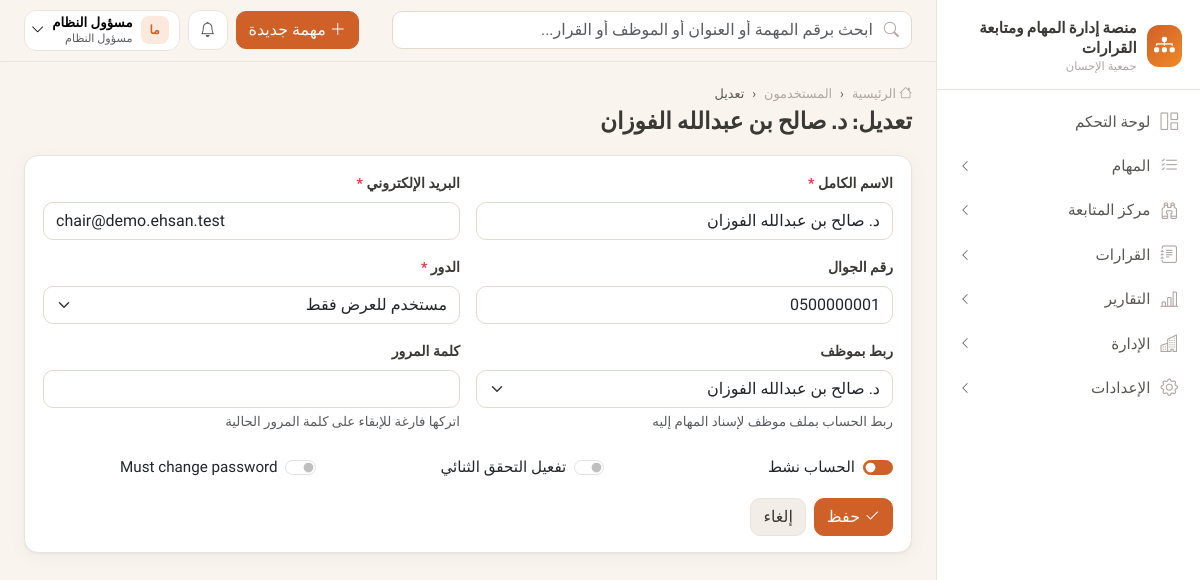
Screenshot of /accounts/users/2/ (signed in) with the database file from the repository.
### apps/accounts/models.py (models this page shows, shortened)
class User(AbstractBaseUser, PermissionsMixin):
    email = models.EmailField("البريد الإلكتروني", unique=True)
    phone = models.CharField("رقم الجوال", max_length=20, unique=True, null=True, blank=True)
    full_name = models.CharField("الاسم الكامل", max_length=150)
    role = models.ForeignKey(Role, verbose_name="الدور", on_delete=models.PROTECT, null=True, related_name="users")
    is_active = models.BooleanField("الحساب نشط", default=True)
    is_staff = models.BooleanField(default=False)
    date_joined = models.DateTimeField(default=timezone.now)
    failed_login_count = models.PositiveSmallIntegerField(default=0)
    locked_until = models.DateTimeField(null=True, blank=True)
    otp_enabled = models.BooleanField("تفعيل التحقق الثنائي", default=False)
    must_change_password = models.BooleanField(default=False)
    objects = UserManager()
    USERNAME_FIELD = "email"
    EMAIL_FIELD = "email"
    REQUIRED_FIELDS = ["full_name"]
    class Meta:
        db_table = "users"
        verbose_name = "مستخدم"
        indexes = [models.Index(fields=["is_active"])]

class Role(models.Model):
    code = models.CharField("الرمز", max_length=40, unique=True, choices=ROLES)
    name = models.CharField("الاسم", max_length=80)
    description = models.TextField("الوصف", blank=True)
    permissions = models.ManyToManyField(Permission, related_name="roles", blank=True, db_table="role_permissions")
    is_system = models.BooleanField(default=True)
    class Meta:
        db_table = "roles"
        verbose_name = "دور"
    def __str__(self):
        return self.name

### apps/accounts/views.py (the view, shortened to what this page needs)
# urls.py: path("users/<int:pk>/", views.user_form, name="user_edit"),
@perm_required("admin.users")
@transaction.atomic
def user_form(request, pk=None):
    instance = get_object_or_404(User, pk=pk) if pk else None
    initial = {}
    if not instance:
        initial = {"must_change_password": True, "role": Role.objects.filter(code=request.GET.get("role", "employee")).first()}
    form = _UserForm(request.POST or None, instance=instance, initial=initial)
    return render(request, "accounts/user_form.html", {"form": form, "instance": instance})

### apps/accounts/views.py
class _UserForm(BootstrapMixin, UserForm):
    pass

### apps/core/branding.py (called while the page is built)
def get_org():
    return get_setting("organization")

### apps/core/context_processors.py (called while the page is built)
def platform(request):
    org = get_org()
    ctx = {
        "ORG": org,
        "PLATFORM_NAME": org.get("platform_name") or "منصة إدارة المهام ومتابعة القرارات",
        "ORG_NAME": org.get("name"),
        "ORG_SHORT": org.get("short_name") or org.get("name"),
    }
    user = getattr(request, "user", None)
    if user and user.is_authenticated:
        from apps.notifications.models import Notification
        unread = Notification.objects.filter(recipient=user, is_read=False)
        ctx.update({
            "menu": build_menu(request),
            "unread_count": unread.count(),
            "latest_notifications": Notification.objects.filter(recipient=user).select_related("task")[:6],
            "current_employee": getattr(user, "employee", None),
        })
    return ctx

### apps/core/menu.py (called while the page is built)
def _visible(item, user):
    if item.get("perm") and not has_perm(user, item["perm"]):
        return False
    if item.get("needs_employee") and not getattr(user, "employee", None):
        return False
    return True

### apps/core/permissions.py (called while the page is built)
def has_perm(user, code):
    if not user or not user.is_authenticated or not user.is_active:
        return False
    if user.is_superuser:
        return True
    return code in user.permission_codes

def perm_required(*codes, any_of=False):
    def decorator(view):
        @wraps(view)
        def wrapper(request, *args, **kwargs):
            if not request.user.is_authenticated:
                from django.contrib.auth.views import redirect_to_login
                return redirect_to_login(request.get_full_path())
            checks = [has_perm(request.user, c) for c in codes]
            if (any_of and not any(checks)) or (not any_of and not all(checks)):
                raise PermissionDenied("ليس لديك صلاحية للوصول إلى هذه الصفحة")
            return view(request, *args, **kwargs)
        return wrapper
    return decorator

### apps/core/templatetags/ui.py (called while the page is built)
@register.filter
def can(user, code):
    return has_perm(user, code)

@register.filter
def initials(name):
    parts = (name or "").split()
    if not parts:
        return "؟"
    return parts[0][:1] + (parts[-1][:1] if len(parts) > 1 else "")

### apps/organization/models.py (called while the page is built)
    def __str__(self):
        return self.full_name

### apps/tasks/engine.py (called while the page is built)
def _rules_for(task, rules):
    specific = [r for r in rules if r.priorities and task.priority in r.priorities]
    if specific:
        return specific
    return [r for r in rules if not r.priorities]

### templates/accounts/user_form.html (shortened to what this page needs)
{% extends "base.html" %}
{% block breadcrumbs %}<li class="breadcrumb-item"><a href="{% url 'accounts:users' %}">المستخدمون</a></li><li class="breadcrumb-item active">{% if instance %}تعديل{% else %}جديد{% endif %}</li>{% endblock %}
{% block page_title %}{% if instance %}تعديل: {{ instance.full_name }}{% else %}مستخدم جديد{% endif %}{% endblock %}
{% block content %}
<div class="card"><div class="card-body">
  <form method="post" class="row g-3" autocomplete="off">{% csrf_token %}
    {% include "partials/form_field.html" with field=form.full_name col="col-md-6" %}
    {% include "partials/form_field.html" with field=form.email col="col-md-6" %}
    {% include "partials/form_field.html" with field=form.phone col="col-md-6" %}
    {% include "partials/form_field.html" with field=form.role col="col-md-6" %}
    {% include "partials/form_field.html" with field=form.employee col="col-md-6" %}
    {% include "partials/form_field.html" with field=form.password col="col-md-6" %}
    {% include "partials/form_field.html" with field=form.is_active col="col-md-4" %}
    {% include "partials/form_field.html" with field=form.otp_enabled col="col-md-4" %}
    {% include "partials/form_field.html" with field=form.must_change_password col="col-md-4" %}
    <div class="col-12 d-flex gap-2"><button class="btn btn-brand"><i class="bi bi-check2"></i> حفظ</button><a href="{% url 'accounts:users' %}" class="btn btn-soft">إلغاء</a></div>
  </form>
</div></div>
{% endblock %}

### templates/base.html (shortened to what this page needs)
{% load static ui %}<!doctype html>
<html lang="ar" dir="rtl">
<head>
  <link rel="stylesheet" href="https://cdn.jsdelivr.net/npm/bootstrap@5.3.3/dist/css/bootstrap.rtl.min.css">
  <link rel="stylesheet" href="https://cdn.jsdelivr.net/npm/bootstrap-icons@1.11.3/font/bootstrap-icons.min.css">
  <link rel="stylesheet" href="https://cdn.jsdelivr.net/npm/tom-select@2.3.1/dist/css/tom-select.bootstrap5.min.css">
  <link rel="stylesheet" href="{% static 'css/app.css' %}">
</head>
<body>
{% block body %}
<div class="app-shell">
  <aside class="sidebar" aria-label="القائمة الرئيسية">
    <div class="brand-box">
      {% if ORG.logo %}<img src="{% url 'branding_logo' %}" alt="" style="width:42px;height:42px;object-fit:contain;border-radius:10px">{% else %}<div class="brand-logo"><i class="bi bi-diagram-3-fill"></i></div>{% endif %}
      <div>
        <div class="brand-title">{{ PLATFORM_NAME }}</div>
        <div class="brand-sub">{{ ORG_SHORT }}</div>
      </div>
    </div>
    <nav>
      {% for item in menu %}
        {% if item.children %}
          <button class="nav-group-btn {% if item.active %}active{% endif %}" data-bs-toggle="collapse" data-bs-target="#nav-{{ forloop.counter }}" aria-expanded="{% if item.active %}true{% else %}false{% endif %}">
            <i class="bi {{ item.icon }}"></i><span>{{ item.label }}</span><i class="bi bi-chevron-left chev"></i>
          </button>
        {% else %}
          <a class="nav-item-link {% if item.active %}active{% endif %}" href="{{ item.url }}"><i class="bi {{ item.icon }}"></i><span>{{ item.label }}</span></a>
        {% endif %}
      {% endfor %}
    </nav>
  </aside>
  <div class="main">
    <header class="topbar">
      <form class="search" action="{% url 'tasks:search' %}" method="get" role="search">
        <i class="bi bi-search"></i>
        <input class="form-control" type="search" name="q" value="{{ request.GET.q|default:'' }}" placeholder="ابحث برقم المهمة أو العنوان أو الموظف أو القرار...">
      </form>
      <div class="ms-auto d-flex align-items-center gap-2">
        {% if user|can:"tasks.create" %}
        <a href="{% url 'tasks:create' %}" class="btn btn-brand d-none d-md-inline-flex align-items-center gap-1"><i class="bi bi-plus-lg"></i> مهمة جديدة</a>
        {% endif %}
        <div class="dropdown">
          <button class="top-icon" data-bs-toggle="dropdown" aria-label="التنبيهات" data-unread-url="{% url 'notifications:unread_count' %}">
            <i class="bi bi-bell"></i>{% if unread_count %}<span class="dot">{{ unread_count }}</span>{% endif %}
          </button>
        </div>
        <div class="dropdown">
          <button class="user-chip" data-bs-toggle="dropdown">
            <span class="avatar sm">{{ user.full_name|initials }}</span>
            <span class="d-none d-sm-block text-start lh-sm">
              <span class="d-block small fw-semibold">{{ user.full_name }}</span>
              <span class="d-block text-muted" style="font-size:.7rem">{{ user.role.name|default:"—" }}</span>
            </span>
            <i class="bi bi-chevron-down small"></i>
          </button>
        </div>
      </div>
    </header>
    <main class="content">
      <div class="page-head">
        <div>
          <nav aria-label="breadcrumb"><ol class="breadcrumb">
            <li class="breadcrumb-item"><a href="{% url 'dashboard:home' %}"><i class="bi bi-house"></i> الرئيسية</a></li>
            {% block breadcrumbs %}{% endblock %}
          </ol></nav>
          <h1>{% block page_title %}{% endblock %}</h1>
        </div>
      </div>
      {% block content %}{% endblock %}
    </main>
  </div>
</div>
{% endblock %}
</body>
</html>

### templates/partials/form_field.html (shortened to what this page needs)
<div class="{{ col|default:'col-12' }}">
  {% if field.field.widget.input_type == "checkbox" %}
    <div class="form-check form-switch mt-2">
      {{ field }}
      <label class="form-check-label" for="{{ field.id_for_label }}">{{ field.label }}</label>
    </div>
  {% else %}
    <label class="form-label" for="{{ field.id_for_label }}">{{ field.label }}{% if field.field.required %} <span class="required-star">*</span>{% endif %}</label>
    {{ field }}
  {% endif %}
  {% if field.help_text %}<div class="form-text">{{ field.help_text }}</div>{% endif %}
</div>

### static/css/app.css (style rules this page uses)
:root { --brand: #cf6028; --brand-2: #f18927; --brand-soft: #fbe9dd; --gray: #afa5a2; --bg: #f9f4ee; --ink: #575650; --ink-strong: #3a3935; --line: #ece4dc; --card: #ffffff; --ok: #198754; --info: #1c6dd0; --warn: #f18927; --danger: #dc3545; --stalled: #8b1a1a; --purple: #6f42c1; --yellow: #e0a800; --radius: 14px; --shadow: 0 1px 2px rgba(87, 86, 80, .06), 0 4px 16px rgba(87, 86, 80, .06); --sidebar-w: 264px; --bs-body-font-family: "Tajawal", "Cairo", system-ui, sans-serif; --bs-primary: var(--brand); --bs-primary-rgb: 207, 96, 40; --bs-link-color: var(--brand); --bs-link-hover-color: #a94c1d; }
html, body { background: var(--bg); color: var(--ink); }
body { font-family: "Tajawal", "Cairo", system-ui, sans-serif; font-size: .95rem; }
h1, h2, h3, h4, h5, h6, .fw-head { font-family: "Cairo", "Tajawal", sans-serif; color: var(--ink-strong); }
a { color: var(--brand); text-decoration: none; }
.btn-brand { background: var(--brand); border-color: var(--brand); color: #fff; }
.btn-soft { background: #f3ede7; color: var(--ink-strong); border: 1px solid var(--line); }
.btn { border-radius: 10px; font-weight: 500; }
.form-control, .form-select { border-radius: 10px; border-color: #e3d9cf; }
.form-label { font-weight: 600; color: var(--ink-strong); font-size: .88rem; }
.form-check-input:checked { background-color: var(--brand); border-color: var(--brand); }
.required-star { color: var(--danger); }
.app-shell { display: flex; min-height: 100vh; }
.sidebar { width: var(--sidebar-w); flex-shrink: 0; background: #fff; border-left: 1px solid var(--line); position: fixed; top: 0; bottom: 0; right: 0; z-index: 1040; display: flex; flex-direction: column; transition: transform .25s ease; }
.sidebar .brand-box { padding: 18px 18px 14px; border-bottom: 1px solid var(--line); display: flex; gap: 10px; align-items: center; }
.brand-logo { width: 42px; height: 42px; border-radius: 12px; display: grid; place-items: center; color: #fff; font-size: 1.3rem; background: linear-gradient(135deg, var(--brand), var(--brand-2)); }
.brand-title { font-family: Cairo; font-weight: 700; color: var(--ink-strong); font-size: .95rem; line-height: 1.3; }
.brand-sub { font-size: .72rem; color: var(--gray); }
.sidebar nav { overflow-y: auto; padding: 10px 10px 30px; flex: 1; }
.nav-item-link, .nav-group-btn { display: flex; align-items: center; gap: 10px; padding: 9px 12px; border-radius: 10px; color: var(--ink); font-weight: 500; width: 100%; background: none; border: 0; text-align: right; }
.nav-item-link i, .nav-group-btn > i:first-child { font-size: 1.1rem; color: var(--gray); }
.nav-group-btn .chev { margin-right: auto; font-size: .75rem; transition: transform .2s; }
.main { flex: 1; margin-right: var(--sidebar-w); min-width: 0; }
.topbar { position: sticky; top: 0; z-index: 1030; background: rgba(249, 244, 238, .92); backdrop-filter: blur(8px); border-bottom: 1px solid var(--line); padding: 10px 24px; display: flex; align-items: center; gap: 12px; }
.topbar .search { flex: 1; max-width: 520px; position: relative; }
.topbar .search input { padding-right: 38px; background: #fff; }
.topbar .search i { position: absolute; right: 13px; top: 50%; transform: translateY(-50%); color: var(--gray); }
.top-icon { position: relative; width: 40px; height: 40px; border-radius: 12px; background: #fff; border: 1px solid var(--line); display: grid; place-items: center; color: var(--ink); }
.user-chip { display: flex; align-items: center; gap: 8px; background: #fff; border: 1px solid var(--line); border-radius: 12px; padding: 4px 10px 4px 6px; }
.avatar { width: 34px; height: 34px; border-radius: 10px; display: inline-grid; place-items: center; font-weight: 700; font-family: Cairo; background: var(--brand-soft); color: var(--brand); font-size: .85rem; flex-shrink: 0; }
.avatar.sm { width: 28px; height: 28px; font-size: .75rem; border-radius: 8px; }
.content { padding: 22px 24px 40px; }
.page-head { display: flex; align-items: flex-start; justify-content: space-between; gap: 12px; flex-wrap: wrap; margin-bottom: 18px; }
.page-head h1 { font-size: 1.45rem; font-weight: 700; margin: 0; }
.breadcrumb { font-size: .8rem; margin-bottom: 4px; --bs-breadcrumb-divider: "‹"; }
.breadcrumb a { color: var(--gray); }
.breadcrumb .active { color: var(--ink); }
.card { border: 1px solid var(--line); border-radius: var(--radius); box-shadow: var(--shadow); background: var(--card); }
.card-body { padding: 16px 18px; }

### rows the page displays
User: full_name|initials "ما", full_name "مسؤول النظام", role.name "مسؤول النظام"
User: full_name "د. صالح بن عبدالله الفوزان", email "chair@demo.ehsan.test", phone "0500000001", role "مستخدم للعرض فقط", is_active "☑"

### other values shown
{{ PLATFORM_NAME }} "منصة إدارة المهام ومتابعة القرارات"
{{ ORG_SHORT }} "جمعية الإحسان"
{{ item.label }} "لوحة التحكم"
{{ item.label }} "المهام" "مركز المتابعة" "القرارات" "التقارير" "الإدارة" "الإعدادات"
{{ field.label }} "الاسم الكامل البريد الإلكتروني رقم الجوال الدور ربط بموظف كلمة المرور"
{{ field.help_text }} "ربط الحساب بملف موظف لإسناد المهام إليه اتركها فارغة للإبقاء على كلمة المرور الحالية"
{{ field.label }} "الحساب نشط تفعيل التحقق الثنائي Must change password"
